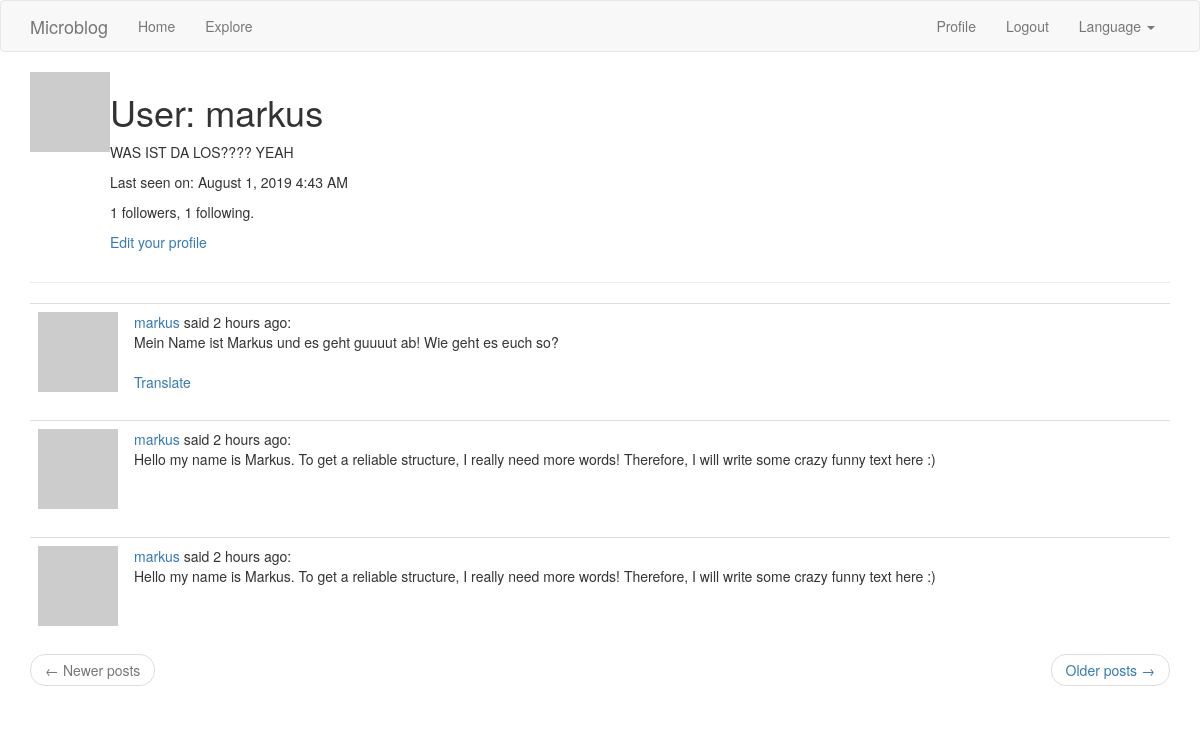
/user/markus (signed in), run on an earlier commit of the app's database.
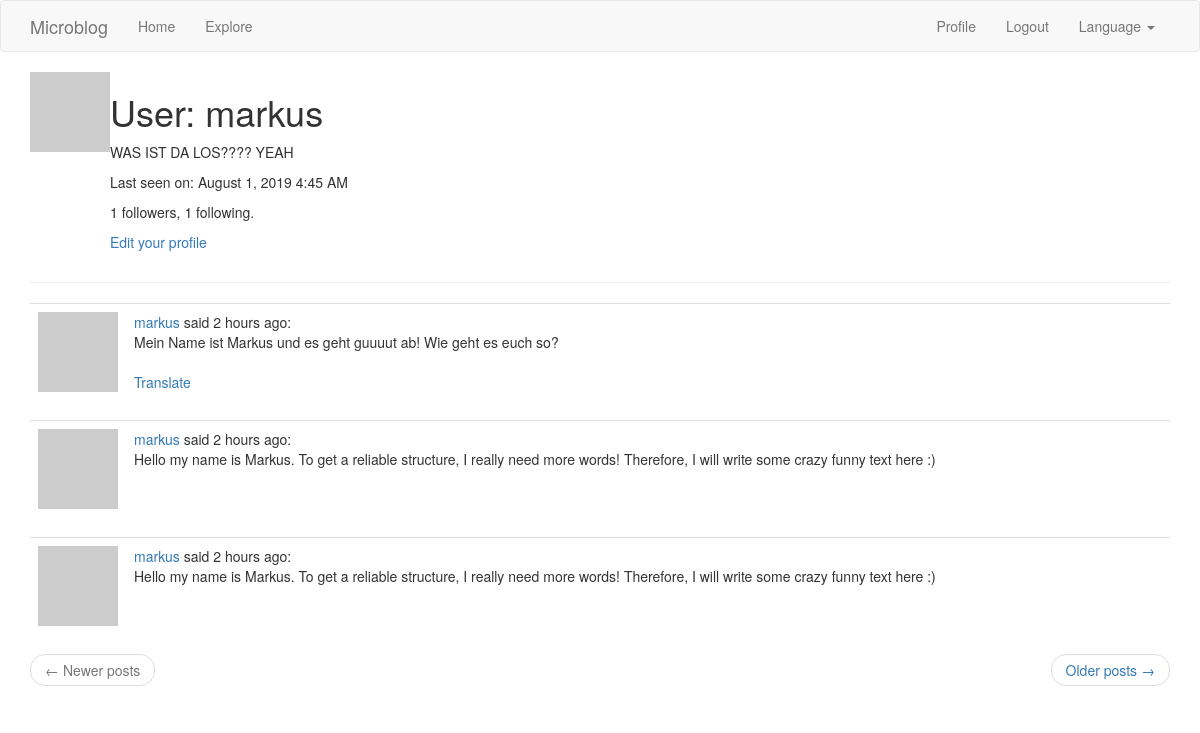
And on a later commit of the database.
### models.py (models this page shows, shortened)
class User(UserMixin, db.Model):
    id = db.Column(db.Integer, primary_key=True)
    username = db.Column(db.String(64), index=True, unique=True)
    email = db.Column(db.String(120), index=True, unique=True)
    password_hash = db.Column(db.String(128))
    posts = db.relationship('Post', backref='author', lazy='dynamic')
    about_me = db.Column(db.String(140))
    last_seen = db.Column(db.DateTime, default=datetime.utcnow)
    followed = db.relationship(
        'User',
        secondary=followers,
        primaryjoin=(followers.c.follower_id == id),
        secondaryjoin=(followers.c.followed_id == id),
        backref=db.backref('followers', lazy='dynamic'),
        lazy='dynamic'
        )
    def avatar(self, size):
        digest = md5(self.email.lower().encode('utf-8')).hexdigest()
        return 'https://www.gravatar.com/avatar/{}?d=identicon&s={}'.format(digest, size)

class Post(db.Model):
    id = db.Column(db.Integer, primary_key=True)
    body = db.Column(db.String(140))
    language = db.Column(db.String(5))
    timestamp = db.Column(db.DateTime, index=True, default=datetime.utcnow)
    user_id = db.Column(db.Integer, db.ForeignKey('user.id'))

### routes.py (the view)
@app.route('/user/<username>')
@login_required
def user(username):
    user = User.query.filter_by(username=username).first_or_404()
    page = request.args.get('page', 1, type=int)
    posts = user.posts.order_by(Post.timestamp.desc()).paginate(
        page,
        app.config['POSTS_PER_PAGE'],
        False
        )
    if posts.has_next:
        next_url = url_for('user', username=user.username, page=posts.next_num)
    else:
        next_url = None
    if posts.has_prev:
        prev_url = url_for('user', username=user.username, page=posts.prev_num)
    else:
        prev_url = None
    return render_template('user.html', user=user, posts=posts.items, next_url=next_url, prev_url=prev_url)

### models.py (called while the page is built)
@login.user_loader
def load_user(this_id):
    return User.query.get(int(this_id))

### routes.py (called while the page is built)
@app.before_request
def before_request():
    if current_user.is_authenticated:
        current_user.last_seen = datetime.utcnow()
        db.session.commit()
    g.locale = str(get_locale())

### templates/user.html
{% extends "base.html" %}
{% block app_content %}
    <table>
        <tr valign="top">
            <td><img src="{{ user.avatar(128) }}"></td>
            <td>
                <h1>{{ _('User') }}: {{ user.username }}</h1>
                {% if user.about_me %}
                    <p>
                        {{ user.about_me }}
                    </p>
                {% endif %}
                {% if user.last_seen %}
                    <p>
                        {{ _('Last seen on') }}: {{ moment(user.last_seen).format('LLL') }}
                    </p>
                {% endif %}
                <p>{{ user.followers.count() }} {{ _('followers') }}, {{ user.followed.count() }} {{ _('following') }}.</p>
                {% if user == current_user %}
                <p><a href="{{ url_for('edit_profile') }}">{{ _('Edit your profile') }}</a></p>
                {% elif not current_user.is_following(user) %}
                <p><a href="{{ url_for('follow', username=user.username) }}">{{ _('Follow') }}</a></p>
                {% else %}
                <p><a href="{{ url_for('unfollow', username=user.username) }}">{{ _('Unfollow') }}</a></p>
                {% endif %}
            </td>
        </tr>
    </table>
    <hr>
    {% for post in posts %}
        {% include '_post.html' %}
    {% endfor %}
    <nav aria-label="...">
        <ul class="pager">
            <li class="previous{% if not prev_url %} disabled{% endif %}">
                <a href="{{ prev_url or '#' }}">
                    <span aria-hidden="true">&larr;</span> {{ _('Newer posts') }}
                </a>
            </li>
            <li class="next{% if not next_url %} disabled{% endif %}">
                <a href="{{ next_url or '#' }}">
                    {{ _('Older posts') }} <span aria-hidden="true">&rarr;</span>
                </a>
            </li>
        </ul>
    </nav>
{% endblock %}

### templates/base.html (shortened to what this page needs)
{% extends 'bootstrap/base.html' %}
{% block navbar %}
    <nav class="navbar navbar-default">
        <div class="container">
            <div class="navbar-header">
                <a class="navbar-brand" href="{{ url_for('index') }}">Microblog</a>
            </div>
            <div class="collapse navbar-collapse" id="bs-example-navbar-collapse-1">
                <ul class="nav navbar-nav">
                    <li><a href="{{ url_for('index') }}">{{ _('Home') }}</a></li>
                    <li><a href="{{ url_for('explore') }}">{{ _('Explore') }}</a></li>
                </ul>
                <ul class="nav navbar-nav navbar-right">
                    {% if current_user.is_anonymous %}
                    <li><a href="{{ url_for('login') }}">{{ _('Login') }}</a></li>
                    {% else %}
                    <li><a href="{{ url_for('user', username=current_user.username) }}">{{ _('Profile') }}</a></li>
                    <li><a href="{{ url_for('logout') }}">{{ _('Logout') }}</a></li>
                    {% endif %}
                    <li class="dropdown">
                        <a class="dropdown-toggle" data-toggle="dropdown" href="#">{{ _('Language') }}
                      <span class="caret"></span></a>
                    </li>
                </ul>
            </div>
        </div>
    </nav>
{% endblock %}
{% block content %}
    <div class="container">
        {% block app_content %}{% endblock %}
    </div>
{% endblock %}

### templates/_post.html (shortened to what this page needs)
<table class="table table-hover">
    <tr>
        <td width="70px">
            <a href="{{ url_for('user', username=post.author.username) }}">
                <img src="{{ post.author.avatar(70) }}" />
            </a>
        </td>
        <td>
            {{ _('%(username)s said %(when)s', username=user_link, when=moment(post.timestamp).fromNow()) }}:
            <br>
            <span id="post{{ post.id }}">{{ post.body }}</span>
            {% if post.language and post.language != g.locale %}
            <br><br>
            <span id="translation{{ post.id }}">
                <a href="javascript:translate(
                    '#post{{ post.id }}',
                    '#translation{{ post.id }}',
                    '{{ post.language }}',
                    '{{ g.locale }}');">{{ _('Translate') }}</a>
            </span>
            {% endif %}
        </td>
    </tr>
</table>

What changed in the data, as far as the page shows it:
changed User "markus": last_seen "August 1, 2019 4:43 AM" → "August 1, 2019 4:45 AM"
